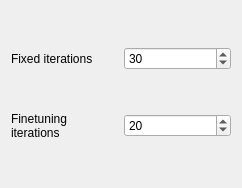
<?xml version="1.0" encoding="UTF-8"?>
<ui version="4.0">
 <class>FMMMLayoutOptionForm</class>
 <widget class="QWidget" name="FMMMLayoutOptionForm">
  <property name="geometry">
   <rect>
    <x>0</x>
    <y>0</y>
    <width>242</width>
    <height>188</height>
   </rect>
  </property>
  <property name="windowTitle">
   <string>Form</string>
  </property>
  <layout class="QGridLayout" name="gridLayout">
   <item row="1" column="0">
    <widget class="QLabel" name="label_2">
     <property name="text">
      <string>Finetuning
iterations</string>
     </property>
    </widget>
   </item>
   <item row="0" column="0">
    <widget class="QLabel" name="label">
     <property name="text">
      <string>Fixed iterations</string>
     </property>
    </widget>
   </item>
   <item row="0" column="1">
    <widget class="QSpinBox" name="FixedIterations">
     <property name="minimum">
      <number>1</number>
     </property>
     <property name="maximum">
      <number>100</number>
     </property>
     <property name="value">
      <number>30</number>
     </property>
    </widget>
   </item>
   <item row="1" column="1">
    <widget class="QSpinBox" name="FineIterations">
     <property name="maximum">
      <number>100</number>
     </property>
     <property name="value">
      <number>20</number>
     </property>
    </widget>
   </item>
  </layout>
 </widget>
 <resources/>
 <connections/>
</ui>
